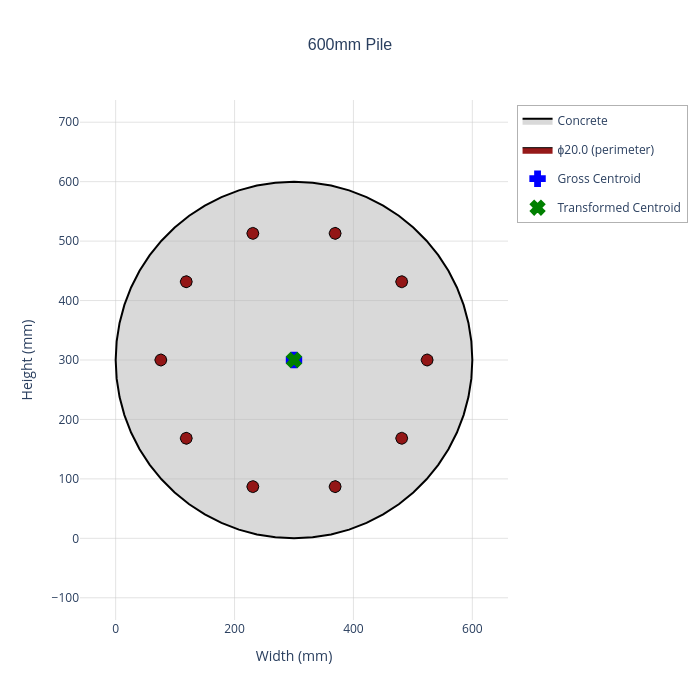

The notebook cell this image was saved under:
### Markdown cell above
---
## 1. Create a Circular RC Section

We'll model a typical 600mm diameter pile with:
- 10H20 bars evenly spaced around the perimeter
- H12@200 closed shear links
- C30/37 concrete
- 50mm cover to link outer face

**Important:** `create_circular_section()` uses `hook_ref=1` by default (origin at bottom-left),
so the section centre is at `(pile_dia/2, D/2)`. `create_circular_perimeter_rebars()` must be called
with `origin=(D/2, D/2)` to match.

### Code cell
# Section parameters
pile_dia = 600       # Diameter (mm)
cover = 50    # Cover to link outer face (mm)
link_dia = 16
bar_dia = 20
n_bars = 10

# Create section (origin at bottom-left, centre at D/2, D/2)
section = create_circular_section(
    diameter=pile_dia,
    section_name=f"{pile_dia}mm Pile",
)

# Add perimeter reinforcement (origin must match section centre)
rebar = Rebar(diameter=bar_dia)
rebar_cover = cover + link_dia
rebar_group = create_circular_perimeter_rebars(
    rebar=rebar,
    diameter=pile_dia,
    cover=rebar_cover,
    n_bars=n_bars,
    origin=(pile_dia / 2, pile_dia / 2),
)
section.add_rebar_group(rebar_group)

# Materials
concrete = ConcreteMaterial(grade="C30/37")
links = ShearRebar(diameter=link_dia, link_spacing=200, n_legs=2, grade="B500B")

# Display
section.plot(concrete=concrete)

print(f"Section: {section.section_name}")
print(f"Diameter: {pile_dia} mm")
print(f"Concrete: {concrete.grade} (f_ck = {concrete.f_ck} MPa, f_cd = {concrete.f_cd:.2f} MPa)")
print(f"Longitudinal steel: {n_bars}H{bar_dia} (A_s = {n_bars * rebar.area:.0f} mm\u00b2)")
print(f"Shear links: H{link_dia}@{links.link_spacing} ({links.n_legs}-leg closed links)")
print(f"Reinforcement ratio: {section.reinforcement_ratio:.3%}")

### Figure 1 — Plotly figure (JSON) as saved in the notebook; plotly's stock layout.template omitted (floating-point values rounded to 4 significant figures)
{"data": [{"fill": "toself", "fillcolor": "rgba(180, 180, 180, 0.5)", "hoverinfo": "text", "hoveron": "fills+points", "hovertext": "<b>Concrete Section</b><br>Section Name: 600mm Pile<br>Material Name: Concrete<br>Grade: C30/37<br>Gross I_xx: 6,339 x10⁶ mm⁴<br>Gross I_yy: 6,339 x10⁶ mm⁴<br>Reinforcement Ratio: 0.0111<br>Elastic Modulus E_cm: 32.84 GPa<br>Transformed I_xx: 6,740 x10⁶ mm⁴<br>Transformed I_yy: 6,740 x10⁶ mm⁴", "line": {"color": "black", "width": 2}, "mode": "lines", "name": "Concrete", "type": "scatter", "x": [600, 598.4, 593.4, 585.3, 574.1, 559.8, 542.7, 522.9, 500.7, 476.3, 450, 422.0, 392.7, 362.4, 331.4, 300, 268.6, 237.6, 207.3, 178.0, 150.0, 123.7, 99.26, 77.06, 57.29, 40.19, 25.94, 14.68, 6.556, 1.643, 0, 1.643, 6.556, 14.68, 25.94, 40.19, 57.29, 77.06, 99.26, 123.7, 150.0, 178.0, 207.3, 237.6, 268.6, 300.0, 331.4, 362.4, 392.7, 422.0, 450.0, 476.3, 500.7, 522.9, 542.7, 559.8, 574.1, 585.3, 593.4, 598.4, 600], "y": [300, 331.4, 362.4, 392.7, 422.0, 450, 476.3, 500.7, 522.9, 542.7, 559.8, 574.1, 585.3, 593.4, 598.4, 600, 598.4, 593.4, 585.3, 574.1, 559.8, 542.7, 522.9, 500.7, 476.3, 450.0, 422.0, 392.7, 362.4, 331.4, 300.0, 268.6, 237.6, 207.3, 178.0, 150.0, 123.7, 99.26, 77.06, 57.29, 40.19, 25.94, 14.68, 6.556, 1.643, 0, 1.643, 6.556, 14.68, 25.94, 40.19, 57.29, 77.06, 99.26, 123.7, 150.0, 178.0, 207.3, 237.6, 268.6, 300]}, {"fill": "toself", "fillcolor": "rgba(139, 0, 0, 0.9)", "hoverinfo": "text", "hoveron": "fills+points", "hovertext": "<b>Rebar</b><br>Diameter: ϕ20.0 mm<br>Grade: B500B<br>Area: 314.2 mm²<br>Position: (524.0, 300.0) mm<br>Layer: perimeter<br>Total Steel Area: 3141.6 mm²", "legendgroup": "group_0", "line": {"color": "black", "width": 1}, "mode": "lines", "name": "ϕ20.0 (perimeter)", "showlegend": true, "type": "scatter", "x": [534, 533.8, 533.2, 532.2, 530.9, 529.3, 527.5, 525.5, 523.5, 521.5, 519.6, 517.9, 516.4, 515.3, 514.5, 514.1, 514.1, 514.5, 515.3, 516.4, 517.9, 519.6, 521.5, 523.5, 525.5, 527.5, 529.3, 530.9, 532.2, 533.2, 533.8, 534], "y": [300, 302.0, 303.9, 305.7, 307.2, 308.5, 309.4, 309.9, 310.0, 309.7, 309.0, 307.9, 306.5, 304.9, 303.0, 301.0, 299.0, 297.0, 295.1, 293.5, 292.1, 291.0, 290.3, 290.0, 290.1, 290.6, 291.5, 292.8, 294.3, 296.1, 298.0, 300]}, {"fill": "toself", "fillcolor": "rgba(139, 0, 0, 0.9)", "hoverinfo": "text", "hoveron": "fills+points", "hovertext": "<b>Rebar</b><br>Diameter: ϕ20.0 mm<br>Grade: B500B<br>Area: 314.2 mm²<br>Position: (481.2, 431.7) mm<br>Layer: perimeter<br>Total Steel Area: 3141.6 mm²", "legendgroup": "group_0", "line": {"color": "black", "width": 1}, "mode": "lines", "name": "ϕ20.0 (perimeter)", "showlegend": false, "type": "scatter", "x": [491.2, 491.0, 490.4, 489.4, 488.1, 486.5, 484.7, 482.7, 480.7, 478.7, 476.8, 475.1, 473.6, 472.5, 471.7, 471.3, 471.3, 471.7, 472.5, 473.6, 475.1, 476.8, 478.7, 480.7, 482.7, 484.7, 486.5, 488.1, 489.4, 490.4, 491.0, 491.2], "y": [431.7, 433.7, 435.6, 437.4, 438.9, 440.2, 441.0, 441.5, 441.7, 441.3, 440.6, 439.6, 438.2, 436.5, 434.7, 432.7, 430.7, 428.7, 426.8, 425.2, 423.8, 422.7, 422.0, 421.7, 421.8, 422.3, 423.2, 424.4, 426.0, 427.7, 429.7, 431.7]}, {"fill": "toself", "fillcolor": "rgba(139, 0, 0, 0.9)", "hoverinfo": "text", "hoveron": "fills+points", "hovertext": "<b>Rebar</b><br>Diameter: ϕ20.0 mm<br>Grade: B500B<br>Area: 314.2 mm²<br>Position: (369.2, 513.0) mm<br>Layer: perimeter<br>Total Steel Area: 3141.6 mm²", "legendgroup": "group_0", "line": {"color": "black", "width": 1}, "mode": "lines", "name": "ϕ20.0 (perimeter)", "showlegend": false, "type": "scatter", "x": [379.2, 379.0, 378.4, 377.4, 376.1, 374.5, 372.7, 370.7, 368.7, 366.7, 364.8, 363.1, 361.6, 360.5, 359.7, 359.3, 359.3, 359.7, 360.5, 361.6, 363.1, 364.8, 366.7, 368.7, 370.7, 372.7, 374.5, 376.1, 377.4, 378.4, 379.0, 379.2], "y": [513.0, 515.0, 517.0, 518.7, 520.3, 521.5, 522.4, 522.9, 523.0, 522.7, 522.0, 520.9, 519.6, 517.9, 516.0, 514.0, 512.0, 510.0, 508.2, 506.5, 505.1, 504.1, 503.4, 503.0, 503.2, 503.7, 504.6, 505.8, 507.3, 509.1, 511.0, 513.0]}, {"fill": "toself", "fillcolor": "rgba(139, 0, 0, 0.9)", "hoverinfo": "text", "hoveron": "fills+points", "hovertext": "<b>Rebar</b><br>Diameter: ϕ20.0 mm<br>Grade: B500B<br>Area: 314.2 mm²<br>Position: (230.8, 513.0) mm<br>Layer: perimeter<br>Total Steel Area: 3141.6 mm²", "legendgroup": "group_0", "line": {"color": "black", "width": 1}, "mode": "lines", "name": "ϕ20.0 (perimeter)", "showlegend": false, "type": "scatter", "x": [240.8, 240.6, 240.0, 239.0, 237.7, 236.1, 234.3, 232.3, 230.3, 228.3, 226.4, 224.7, 223.2, 222.0, 221.2, 220.8, 220.8, 221.2, 222.0, 223.2, 224.7, 226.4, 228.3, 230.3, 232.3, 234.3, 236.1, 237.7, 239.0, 240.0, 240.6, 240.8], "y": [513.0, 515.0, 517.0, 518.7, 520.3, 521.5, 522.4, 522.9, 523.0, 522.7, 522.0, 520.9, 519.6, 517.9, 516.0, 514.0, 512.0, 510.0, 508.2, 506.5, 505.1, 504.1, 503.4, 503.0, 503.2, 503.7, 504.6, 505.8, 507.3, 509.1, 511.0, 513.0]}, {"fill": "toself", "fillcolor": "rgba(139, 0, 0, 0.9)", "hoverinfo": "text", "hoveron": "fills+points", "hovertext": "<b>Rebar</b><br>Diameter: ϕ20.0 mm<br>Grade: B500B<br>Area: 314.2 mm²<br>Position: (118.8, 431.7) mm<br>Layer: perimeter<br>Total Steel Area: 3141.6 mm²", "legendgroup": "group_0", "line": {"color": "black", "width": 1}, "mode": "lines", "name": "ϕ20.0 (perimeter)", "showlegend": false, "type": "scatter", "x": [128.8, 128.6, 128.0, 127.0, 125.7, 124.1, 122.3, 120.3, 118.3, 116.3, 114.4, 112.7, 111.2, 110.0, 109.2, 108.8, 108.8, 109.2, 110.0, 111.2, 112.7, 114.4, 116.3, 118.3, 120.3, 122.3, 124.1, 125.7, 127.0, 128.0, 128.6, 128.8], "y": [431.7, 433.7, 435.6, 437.4, 438.9, 440.2, 441.0, 441.5, 441.7, 441.3, 440.6, 439.6, 438.2, 436.5, 434.7, 432.7, 430.7, 428.7, 426.8, 425.2, 423.8, 422.7, 422.0, 421.7, 421.8, 422.3, 423.2, 424.4, 426.0, 427.7, 429.7, 431.7]}, {"fill": "toself", "fillcolor": "rgba(139, 0, 0, 0.9)", "hoverinfo": "text", "hoveron": "fills+points", "hovertext": "<b>Rebar</b><br>Diameter: ϕ20.0 mm<br>Grade: B500B<br>Area: 314.2 mm²<br>Position: (76.0, 300.0) mm<br>Layer: perimeter<br>Total Steel Area: 3141.6 mm²", "legendgroup": "group_0", "line": {"color": "black", "width": 1}, "mode": "lines", "name": "ϕ20.0 (perimeter)", "showlegend": false, "type": "scatter", "x": [86, 85.8, 85.19, 84.21, 82.89, 81.29, 79.47, 77.51, 75.49, 73.49, 71.6, 69.88, 68.41, 67.26, 66.46, 66.05, 66.05, 66.46, 67.26, 68.41, 69.88, 71.6, 73.49, 75.49, 77.51, 79.47, 81.29, 82.89, 84.21, 85.19, 85.8, 86], "y": [300, 302.0, 303.9, 305.7, 307.2, 308.5, 309.4, 309.9, 310.0, 309.7, 309.0, 307.9, 306.5, 304.9, 303.0, 301.0, 299.0, 297.0, 295.1, 293.5, 292.1, 291.0, 290.3, 290.0, 290.1, 290.6, 291.5, 292.8, 294.3, 296.1, 298.0, 300]}, {"fill": "toself", "fillcolor": "rgba(139, 0, 0, 0.9)", "hoverinfo": "text", "hoveron": "fills+points", "hovertext": "<b>Rebar</b><br>Diameter: ϕ20.0 mm<br>Grade: B500B<br>Area: 314.2 mm²<br>Position: (118.8, 168.3) mm<br>Layer: perimeter<br>Total Steel Area: 3141.6 mm²", "legendgroup": "group_0", "line": {"color": "black", "width": 1}, "mode": "lines", "name": "ϕ20.0 (perimeter)", "showlegend": false, "type": "scatter", "x": [128.8, 128.6, 128.0, 127.0, 125.7, 124.1, 122.3, 120.3, 118.3, 116.3, 114.4, 112.7, 111.2, 110.0, 109.2, 108.8, 108.8, 109.2, 110.0, 111.2, 112.7, 114.4, 116.3, 118.3, 120.3, 122.3, 124.1, 125.7, 127.0, 128.0, 128.6, 128.8], "y": [168.3, 170.3, 172.3, 174.0, 175.6, 176.8, 177.7, 178.2, 178.3, 178.0, 177.3, 176.2, 174.8, 173.2, 171.3, 169.3, 167.3, 165.3, 163.5, 161.8, 160.4, 159.4, 158.7, 158.3, 158.5, 159.0, 159.8, 161.1, 162.6, 164.4, 166.3, 168.3]}, {"fill": "toself", "fillcolor": "rgba(139, 0, 0, 0.9)", "hoverinfo": "text", "hoveron": "fills+points", "hovertext": "<b>Rebar</b><br>Diameter: ϕ20.0 mm<br>Grade: B500B<br>Area: 314.2 mm²<br>Position: (230.8, 87.0) mm<br>Layer: perimeter<br>Total Steel Area: 3141.6 mm²", "legendgroup": "group_0", "line": {"color": "black", "width": 1}, "mode": "lines", "name": "ϕ20.0 (perimeter)", "showlegend": false, "type": "scatter", "x": [240.8, 240.6, 240.0, 239.0, 237.7, 236.1, 234.3, 232.3, 230.3, 228.3, 226.4, 224.7, 223.2, 222.0, 221.2, 220.8, 220.8, 221.2, 222.0, 223.2, 224.7, 226.4, 228.3, 230.3, 232.3, 234.3, 236.1, 237.7, 239.0, 240.0, 240.6, 240.8], "y": [86.96, 88.98, 90.91, 92.68, 94.21, 95.45, 96.34, 96.85, 96.95, 96.64, 95.94, 94.87, 93.48, 91.82, 89.96, 87.98, 85.95, 83.97, 82.11, 80.45, 79.06, 77.99, 77.28, 76.98, 77.08, 77.59, 78.48, 79.72, 81.25, 83.02, 84.95, 86.96]}, {"fill": "toself", "fillcolor": "rgba(139, 0, 0, 0.9)", "hoverinfo": "text", "hoveron": "fills+points", "hovertext": "<b>Rebar</b><br>Diameter: ϕ20.0 mm<br>Grade: B500B<br>Area: 314.2 mm²<br>Position: (369.2, 87.0) mm<br>Layer: perimeter<br>Total Steel Area: 3141.6 mm²", "legendgroup": "group_0", "line": {"color": "black", "width": 1}, "mode": "lines", "name": "ϕ20.0 (perimeter)", "showlegend": false, "type": "scatter", "x": [379.2, 379.0, 378.4, 377.4, 376.1, 374.5, 372.7, 370.7, 368.7, 366.7, 364.8, 363.1, 361.6, 360.5, 359.7, 359.3, 359.3, 359.7, 360.5, 361.6, 363.1, 364.8, 366.7, 368.7, 370.7, 372.7, 374.5, 376.1, 377.4, 378.4, 379.0, 379.2], "y": [86.96, 88.98, 90.91, 92.68, 94.21, 95.45, 96.34, 96.85, 96.95, 96.64, 95.94, 94.87, 93.48, 91.82, 89.96, 87.98, 85.95, 83.97, 82.11, 80.45, 79.06, 77.99, 77.28, 76.98, 77.08, 77.59, 78.48, 79.72, 81.25, 83.02, 84.95, 86.96]}, {"fill": "toself", "fillcolor": "rgba(139, 0, 0, 0.9)", "hoverinfo": "text", "hoveron": "fills+points", "hovertext": "<b>Rebar</b><br>Diameter: ϕ20.0 mm<br>Grade: B500B<br>Area: 314.2 mm²<br>Position: (481.2, 168.3) mm<br>Layer: perimeter<br>Total Steel Area: 3141.6 mm²", "legendgroup": "group_0", "line": {"color": "black", "width": 1}, "mode": "lines", "name": "ϕ20.0 (perimeter)", "showlegend": false, "type": "scatter", "x": [491.2, 491.0, 490.4, 489.4, 488.1, 486.5, 484.7, 482.7, 480.7, 478.7, 476.8, 475.1, 473.6, 472.5, 471.7, 471.3, 471.3, 471.7, 472.5, 473.6, 475.1, 476.8, 478.7, 480.7, 482.7, 484.7, 486.5, 488.1, 489.4, 490.4, 491.0, 491.2], "y": [168.3, 170.3, 172.3, 174.0, 175.6, 176.8, 177.7, 178.2, 178.3, 178.0, 177.3, 176.2, 174.8, 173.2, 171.3, 169.3, 167.3, 165.3, 163.5, 161.8, 160.4, 159.4, 158.7, 158.3, 158.5, 159.0, 159.8, 161.1, 162.6, 164.4, 166.3, 168.3]}, {"hoverinfo": "text", "hovertext": "<b>Gross Centroid</b><br>Position: (300.0, 300.0) mm<br>Gross Area: 282,227 mm²", "marker": {"color": "blue", "line": {"color": "blue", "width": 2}, "size": 12, "symbol": "cross"}, "mode": "markers", "name": "Gross Centroid", "type": "scatter", "x": [300], "y": [300.0]}, {"hoverinfo": "text", "hovertext": "<b>Transformed Centroid</b><br>Position: (300.0, 300.0) mm<br>Transformed Area: 298,220 mm²<br>Elastic Modulus: 32.84 GPa", "marker": {"color": "green", "line": {"color": "green", "width": 2}, "size": 12, "symbol": "x"}, "mode": "markers", "name": "Transformed Centroid", "type": "scatter", "x": [300.0], "y": [300.0]}], "layout": {"height": 700, "hovermode": "closest", "legend": {"bgcolor": "rgba(255, 255, 255, 0.8)", "bordercolor": "rgba(0, 0, 0, 0.3)", "borderwidth": 1, "x": 1.02, "xanchor": "left", "y": 0.99, "yanchor": "top"}, "plot_bgcolor": "white", "showlegend": true, "title": {"font": {"family": "Arial, sans-serif", "size": 16}, "text": "600mm Pile", "x": 0.5, "xanchor": "center"}, "width": 700, "xaxis": {"gridcolor": "rgba(200, 200, 200, 0.5)", "range": [-60, 660], "scaleanchor": "y", "scaleratio": 1, "showgrid": true, "title": {"text": "Width (mm)"}, "zeroline": false}, "yaxis": {"gridcolor": "rgba(200, 200, 200, 0.5)", "range": [-60, 660], "showgrid": true, "title": {"text": "Height (mm)"}, "zeroline": false}}}
